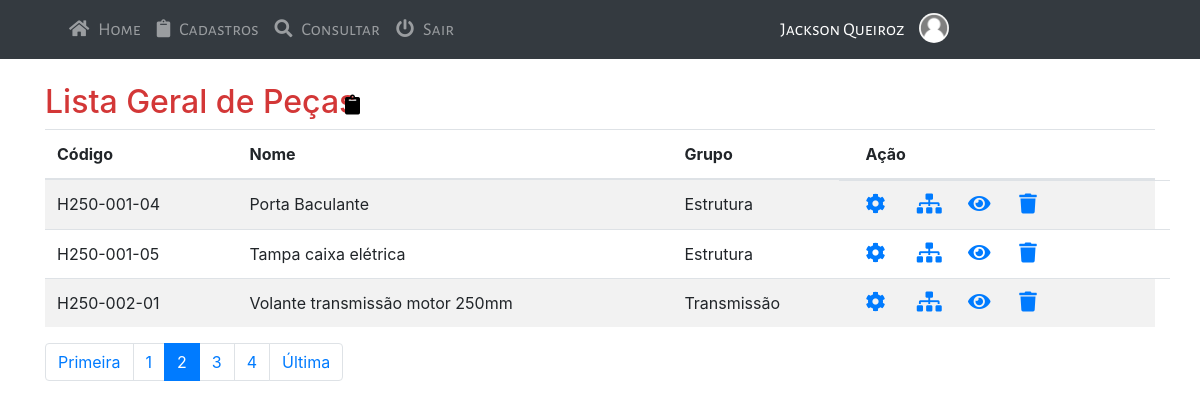
The app's page /sistema-gestor/paginas/listar-peca?page=2 (signed in) with its own data.
### tables this page shows
CREATE TABLE `peca` (
  `id` int(11) NOT NULL,
  `nome` varchar(220) NOT NULL,
  `descricao` text NOT NULL,
  `id_grupo` int(11) NOT NULL,
  `id_modelo` int(11) NOT NULL,
  `codigo` varchar(220) DEFAULT NULL,
  `estoque_atual` int(11) DEFAULT NULL,
  `estoque_minimo` int(11) DEFAULT NULL,
  `usuario` varchar(220) DEFAULT NULL,
  `createad` datetime DEFAULT current_timestamp(),
  `modifield` datetime DEFAULT NULL
);

CREATE TABLE `grupos` (
  `id` int(11) NOT NULL,
  `nome` varchar(220) NOT NULL,
  `descricao` text NOT NULL,
  `usuario` varchar(220) DEFAULT NULL,
  `created` date DEFAULT current_timestamp()
);

### sistema-gestor/paginas/listar-peca.php (the view, shortened to what this page needs)
<?php
include_once './include/head.php';
?>
</head>
<?php
include_once './include/menu.php';
?>
<div class="container py-4">
	<header class="pb-3 mb-4">
		<div class="row">
			<div class="col-md-4">
			<h2>Lista Geral de Peças</h2>
			</div>
			<div class="col-md-3 list-icon">
				<a href="<?php echo URL ?>cadastrar-peca"><i class="fa fa-clipboard"></i></a>
			</div>
		</div>
    <table class="table table-striped">
            <thead>
              <tr>
              	<th scope="col">Código</th>
                <th scope="col-3">Nome</th>
                <th scope="col-2">Grupo</th>
                <th colspan>Ação</th>
              </tr>
            </thead>
            <tbody>
    <?php
    $pagina_atual = filter_input(INPUT_GET, "page", FILTER_SANITIZE_NUMBER_INT);
    $pagina = (!empty($pagina_atual)) ? $pagina_atual : 1;
    $limite_resultado = 3;
    $inicio = ($limite_resultado * $pagina) - $limite_resultado;
    $query_reg = "SELECT peca.id AS id_peca,
                          peca.nome,
                          peca.descricao,
                          peca.id_grupo,
                          peca.id_modelo,
                          peca.codigo,
                          grupo.nome AS grupo
                  FROM peca AS peca
                  INNER JOIN grupos AS grupo ON grupo.id=peca.id_grupo ORDER BY id_grupo ASC LIMIT $inicio, $limite_resultado";
    $result_reg = $conn->prepare($query_reg);
    $result_reg->execute();
		if (($result_reg) AND ($result_reg->rowCount() != 0)) {
			while ($row_reg = $result_reg->fetch(PDO::FETCH_ASSOC)) {
				extract($row_reg)
				?>
              <tr>
              	<td><?php echo $codigo ?></td>
                <td><?php echo $nome ?></td>
                <td><?php echo $grupo ?></td>
                <td class="row">
                	<div class="col-2 action-icon">
                		<a href="<?php echo URL . 'peca-item?id_peca=' . $id_peca ?>"  data-placement="bottom" title="Consultar Itens"><i class="fa fa-cog"></i></a>
                		</div>
                		<div class="col-2 action-icon">
                		<a href="<?php echo URL . 'peca-operacao?id_peca=' . $id_peca ?>"  data-placement="bottom" title="Consultar Operação"><i class="fa fa-sitemap"></i></a>
                		</div>
                	<div class="col-2 action-icon">
                		<a href="<?php echo URL . 'detalhes-peca?id_peca=' . $id_peca ?>"><i class="fa fa-eye"></i></a>
                		</div>
                		<div class="col-2 action-icon">
                			<a onclick="apagarRegistro(<?php echo $id ?>)" href="<?php echo URL . 'excluir-peca?id_peca=' . $id_peca ?>"><i class="fa fa-trash"></i></a>
                		</div>
                </td>
                </tr>
        <?php
			}
		}else{
			echo $_SESSION['msg'] = "<div class='alert alert-danger' id='msg-success' role='alert'><i class='fa fa-circle-x' style='font-size:25px;color:red'></i><div class='alerta-erro'>Nenhum Registro encontrado!</div></div>";
		}
	?>
	</tbody>
		</table>
		<?php
			$query_qnt_resgistros = "SELECT count(id) AS num_result FROM peca";
			$result_qnt_registros = $conn ->prepare($query_qnt_resgistros);
			$result_qnt_registros->execute();
			$row_qnt_registros = $result_qnt_registros->fetch(PDO::FETCH_ASSOC);
			$qnt_pagina = ceil($row_qnt_registros['num_result'] / $limite_resultado);
			$maximo_link = 2;
	?>
	<nav aria-label="...">
  <ul class="pagination">
    <li class="page-item">
      <?php echo "<a class='page-link' href='listar-peca?page=1'>Primeira</a> "; ?>
    </li>
    <?php for ($pagina_anterior = $pagina - $maximo_link; $pagina_anterior <= $pagina -1 ; $pagina_anterior++) { ?>
    <li class="page-item">
    	<?php
				if ($pagina_anterior >= 1) {
					echo "<a class='page-link' href='listar-peca?page=$pagina_anterior'>$pagina_anterior</a> ";
				}
			}
			?>
    </li>
    <li class="page-item active">
      <a class="page-link" href="#"><?php echo "$pagina"; ?> <span class="sr-only">(atual)</span></a>
    </li>
    <?php
    	for ($proxima_pagina = $pagina + 1; $proxima_pagina <= $pagina + $maximo_link; $proxima_pagina++) {?>
		<li class="page-item">
    		<?php
							if($proxima_pagina <= $qnt_pagina){
								echo "<a class='page-link' href='listar-peca?page=$proxima_pagina'> $proxima_pagina </a> ";
							}
			}
    ?>
   </li>
    <li class="page-item">
      <?php echo "<a class='page-link' href='listar-peca?page=$qnt_pagina'>Última</a> "; ?>
    </li>
  </ul>
</nav>
<?php
include_once './include/footer.php';
?>

### sistema-gestor/assets/css/style.css (style rules this page uses)
h2 { color: #d33737; }
.list-icon i { text-decoration: none; color: #000; margin-top: 12px; margin-left: -80px; font-size: 20px; }
.action-icon i { font-size: 20px; }

### records on screen
peca: codigo "H250-001-04", nome "Porta Baculante", id_grupo.nome "Estrutura"
peca: codigo "H250-001-05", nome "Tampa caixa elétrica", id_grupo.nome "Estrutura"
peca: codigo "H250-002-01", nome "Volante transmissão motor 250mm", id_grupo.nome "Transmissão"

### other values on screen
$_SESSION['nome'] "Jackson Queiroz"
$pagina "2"
